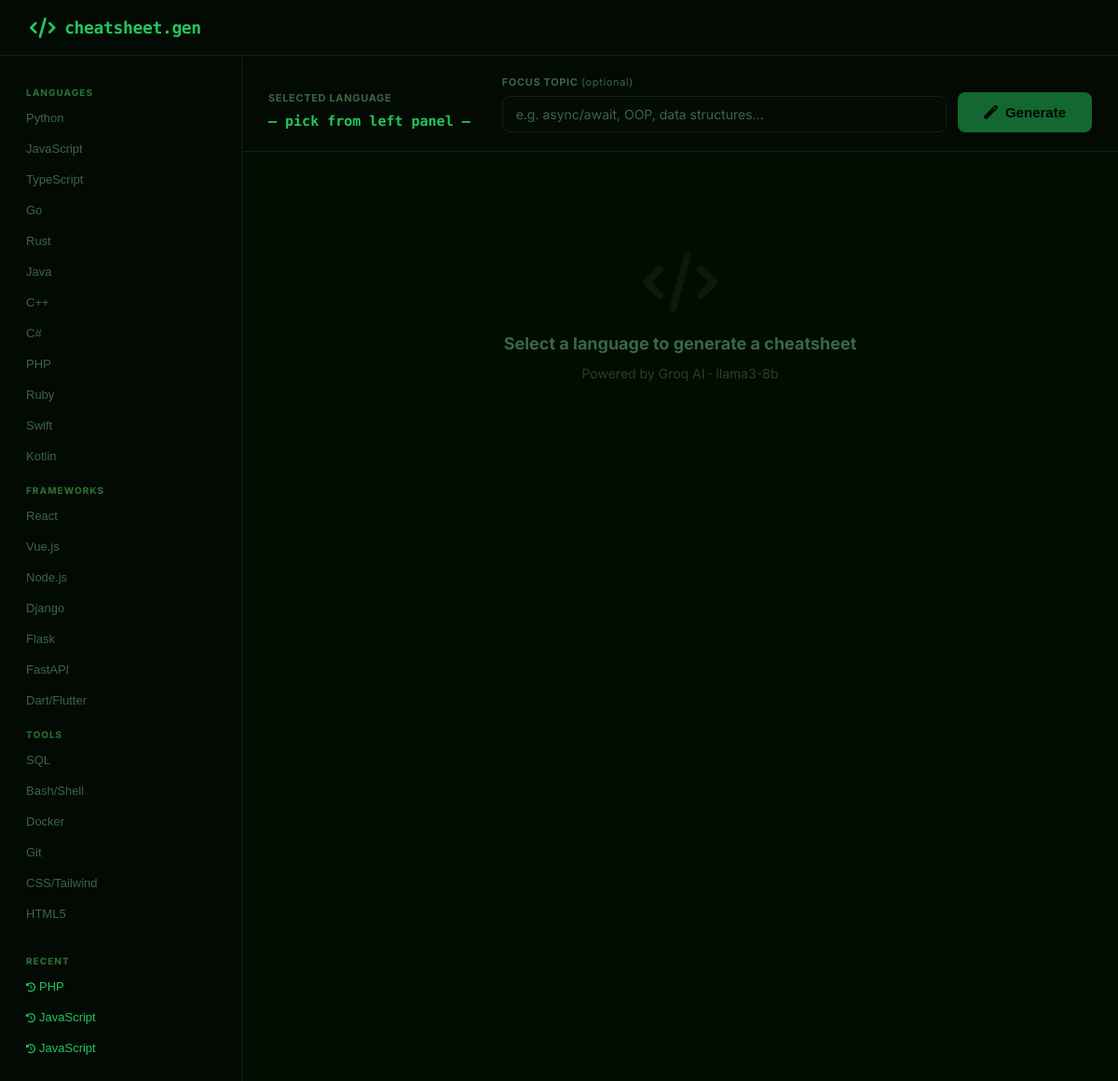
The page /programcheat/ on the database its author committed.
### models.py (models this page shows)
class CheatSheet(db.Model):
    __tablename__ = "cheatsheets"
    id = db.Column(db.Integer, primary_key=True)
    language = db.Column(db.String(100))
    content = db.Column(db.Text)
    created_at = db.Column(db.DateTime, default=datetime.utcnow)

### apps/programcheat/__init__.py (the view)
@programcheat_bp.route("/")
def index():
    recent = CheatSheet.query.order_by(CheatSheet.created_at.desc()).limit(5).all()
    return render_template("programcheat/index.html", languages=LANGUAGES, recent=recent)

### templates/programcheat/index.html (shortened to what this page needs)
<!DOCTYPE html>
<html lang="en">
<head>
  <link href="https://cdnjs.cloudflare.com/ajax/libs/font-awesome/6.5.0/css/all.min.css" rel="stylesheet">
  <link rel="stylesheet" href="/static/css/web.css">
</head>
<body>
<nav class="topnav" style="background:var(--nav-bg);border-bottom:1px solid var(--border);">
  <div class="topnav-brand" style="color:var(--accent);font-family:'Fira Code',monospace;">
    <i class="fas fa-code"></i> cheatsheet.gen
  </div>
</nav>
<div class="layout">
  <aside class="lang-panel">
    <div class="lang-group-label">Languages</div>
    {% set langs = ['Python','JavaScript','TypeScript','Go','Rust','Java','C++','C#','PHP','Ruby','Swift','Kotlin'] %}
    {% for l in langs %}
    <button class="lang-btn" onclick="selectLang('{{l}}',this)">{{l}}</button>
    {% endfor %}
    <div class="lang-group-label">Frameworks</div>
    {% for l in ['React','Vue.js','Node.js','Django','Flask','FastAPI','Dart/Flutter'] %}
    <button class="lang-btn" onclick="selectLang('{{l}}',this)">{{l}}</button>
    {% endfor %}
    <div class="lang-group-label">Tools</div>
    {% for l in ['SQL','Bash/Shell','Docker','Git','CSS/Tailwind','HTML5'] %}
    <button class="lang-btn" onclick="selectLang('{{l}}',this)">{{l}}</button>
    {% endfor %}
    {% if recent %}
    <div class="lang-group-label" style="margin-top:16px;">Recent</div>
    {% for s in recent %}
    <button class="lang-btn" onclick="loadSheet({{s.id}})" style="color:var(--accent);">
      <i class="fas fa-history" style="font-size:10px;margin-right:4px;"></i>{{s.language}}
    </button>
    {% endfor %}
    {% endif %}
  </aside>
  <div class="main-panel">
    <div class="gen-bar">
      <div style="flex:1;min-width:180px;">
        <label style="font-size:11px;font-weight:700;color:var(--text-muted);text-transform:uppercase;letter-spacing:.06em;display:block;margin-bottom:6px;">Selected Language</label>
        <div id="selectedDisplay" style="font-size:15px;font-weight:700;color:var(--accent);font-family:'Fira Code',monospace;">— pick from left panel —</div>
      </div>
      <div style="flex:2;min-width:200px;">
        <label style="font-size:11px;font-weight:700;color:var(--text-muted);text-transform:uppercase;letter-spacing:.06em;display:block;margin-bottom:6px;">Focus Topic <span style="font-weight:400;text-transform:none;">(optional)</span></label>
        <input id="topicInput" placeholder="e.g. async/await, OOP, data structures…" style="background:var(--input-bg);">
      </div>
      <button class="btn btn-primary btn-lg" id="genBtn" onclick="generate()" disabled>
        <i class="fas fa-magic"></i> Generate
      </button>
    </div>
    <div class="result-area">
      <div id="emptyState" class="empty-state">
        <i class="fas fa-code" style="font-size:64px;display:block;margin-bottom:20px;opacity:0.15;"></i>
        <p style="font-size:18px;font-weight:700;">Select a language to generate a cheatsheet</p>
        <p style="font-size:14px;margin-top:8px;opacity:0.6;">Powered by Groq AI · llama3-8b</p>
      </div>
    </div>
  </div>
</div>
</body>
</html>

### static/css/web.css (style rules this page uses)
*, *::before, *::after { box-sizing: border-box; margin: 0; padding: 0; }
body { font-family: 'Inter', 'Segoe UI', system-ui, sans-serif; background: var(--bg); color: var(--text); min-height: 100vh; line-height: 1.5; }
.topnav { display: flex; align-items: center; padding: 0 32px; height: 60px; background: var(--nav-bg); border-bottom: 2px solid var(--accent); gap: 16px; flex-shrink: 0; position: sticky; top: 0; z-index: 100; }
.topnav-brand { display: flex; align-items: center; gap: 10px; font-size: 18px; font-weight: 800; color: var(--accent); letter-spacing: -0.02em; }
.topnav-brand i { font-size: 22px; }
input, select, textarea { width: 100%; background: var(--input-bg); border: 1.5px solid var(--border); border-radius: 8px; padding: 10px 14px; color: var(--text); font-size: 14px; font-family: inherit; outline: none; transition: border-color 0.2s, box-shadow 0.2s; }
input::placeholder, textarea::placeholder { color: var(--text-muted); }
.btn { display: inline-flex; align-items: center; gap: 8px; padding: 10px 20px; border-radius: 8px; font-size: 14px; font-weight: 600; cursor: pointer; border: none; transition: all 0.15s; white-space: nowrap; }
.btn:disabled { opacity: 0.5; cursor: not-allowed; transform: none; }
.btn-primary { background: var(--accent); color: var(--btn-text, #000); }
.btn-lg { padding: 13px 28px; font-size: 15px; }

### templates/programcheat/index.html (style rules this page uses)
:root { --bg:#020d02;--surface:#071207;--border:#0e2410; --text:#d1fae5;--text-muted:#3a6644; --accent:#22c55e;--accent-glow:rgba(34,197,94,0.08); --btn-text:#000;--input-bg:#040a04;--code-bg:#010601; --nav-bg:#030a03; }
body { background:var(--bg);color:var(--text); }
.layout { display:grid;grid-template-columns:260px 1fr;min-height:calc(100vh - 60px); }
.lang-panel { background:var(--nav-bg);border-right:1px solid var(--border);padding:20px 16px;overflow-y:auto; }
.main-panel { display:flex;flex-direction:column;height:calc(100vh - 60px); }
.gen-bar { padding:20px 28px;background:var(--nav-bg);border-bottom:1px solid var(--border);display:flex;gap:12px;align-items:flex-end;flex-wrap:wrap; }
.result-area { flex:1;padding:28px;overflow-y:auto; }
.lang-btn { display:block;width:100%;text-align:left;padding:8px 12px;border-radius:8px;font-size:13px;font-weight:500;color:var(--text-muted);cursor:pointer;background:none;border:none;transition:all 0.15s;margin-bottom:2px; }
.lang-group-label { font-size:10px;font-weight:800;text-transform:uppercase;letter-spacing:0.1em;color:var(--border);padding:12px 12px 4px;filter:brightness(3); }
.empty-state { text-align:center;padding:80px 0;color:var(--text-muted); }

### rows shown on the page
CheatSheet: language "PHP"
CheatSheet: language "JavaScript"
CheatSheet: language "JavaScript"

### other values the page prints
{{ l }} "Python" "JavaScript" "TypeScript" "Go" "Rust" "Java" "C++" "C#" "PHP" "Ruby" "Swift" "Kotlin"
{{ l }} "React" "Vue.js" "Node.js" "Django" "Flask" "FastAPI" "Dart/Flutter"
{{ l }} "SQL" "Bash/Shell" "Docker" "Git" "CSS/Tailwind" "HTML5"
